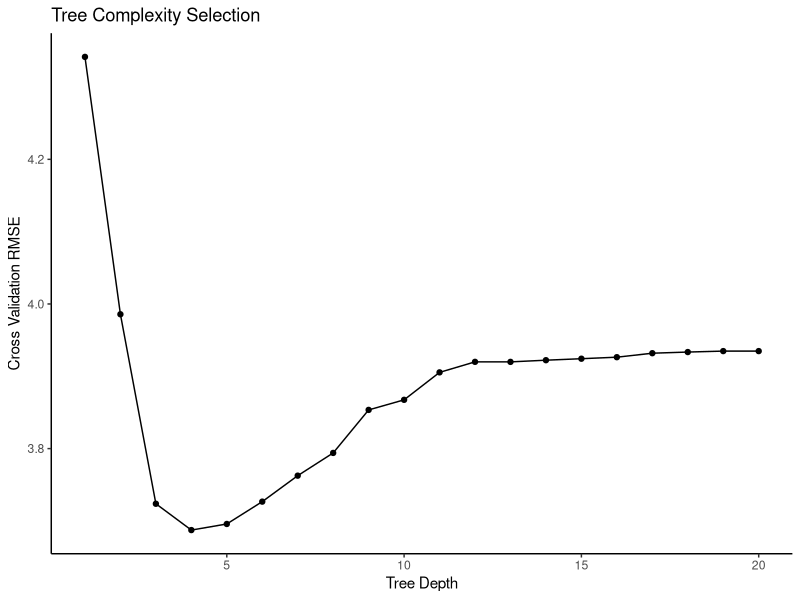

Write R code to recreate this figure.
## ---- chunk 1
knitr::opts_chunk$set(echo = TRUE)

library(haven)
library(randomForest)
library(rpart)
library(tidyverse)

atlas_training <- read_dta("atlas_training.dta")
## ---- chunk 2
# Chetty et al. (2020) report the following rank-rank regression pooling all 
# races and genders: Rank_{kids} =  33.31 + 0.351 *  Rank_{parents}
# 
# The average income rank for white parents today is the $57.9$th percentile. 
# We predict that the average white child will reach the following percentile 
# when they are adults:

parents_rank <- 57.9
kids_rank <- 33.31 + 0.351 * parents_rank
# kids_rank

# For the next generation, the predicted rank for the (average) white grandchild
# is:

parents_rank = kids_rank
kids_rank = 33.31 + 0.351 * parents_rank
# kids_rank

# Now we may want to study the predictions from this model across many 
# generations: the grandchilden, the great grandchildren, and the 
# great great grand children, and so on.  We can do this using a loop

generations <- seq(1,7,1) #This is for generations 1 through 7

parents_rank = 57.9 #This is the starting value for the parent's generation

# use a for loop to run the experiment
for(j in generations){ 
  #Calculate kid's predicted rank
  kids_rank <- 33.31 + 0.351 * parents_rank
  
  #Print the output to the console
  print(paste0("In generation ", j, ", parent_rank = ", parents_rank, ", child_rank = ", kids_rank))
  
  #Set parent's rank equal to kids' rank so we are ready for the next iteration
  parents_rank <- kids_rank
}

# Notice that the model predicts that the average white child will reach the
# 51.3rd percentile in generation 7, which is lower than where the first 
# generation started from (which you will recall was the $57.9$th percentile).  
# This is a reduction of around 6 percentiles.
# 
# Meanwhile, the average income rank for Black parents is the 32.7th percentile.
# If we apply the same rank-rank relationship between Black parents and Black 
# children that we did above, our model predicts that the average Black child 
# will reach the 44.9th percentile when they grow up, with further gains for 
# future generations.

generations <- seq(1,7,1) #This is for generations 1 through 7
parents_rank = 32.7 #This is the starting value for the parent's generation
for(j in generations){ 
  kids_rank <- 33.31 + 0.351 * parents_rank
  print(paste0("In generation ", j, ", parent_rank = ", parents_rank, ", child_rank = ", kids_rank))
  parents_rank <- kids_rank
}

# As you can see, this model predicts substantial improvements in outcomes for
# Black children across generations, with average gains of 12 percentiles in a 
# single generation.  The model makes the unrealistic prediction of convergence
# in outcomes across racial groups: By generation 7, both white and Black children
# are at the 51.3 percentile.  This result is unrealistic because racial disparities have persisted for many generations in the United States.
# 
# However, the model is incorrect: we know from Lab 2 and Lecture that Black 
# children and white children experience very different rates of upward mobility 
# across generations. In particular, Chetty et al. (2020) report the following 
# rank-rank regression for Black children:
# 
# Rank_{kids} =  25.4 + 0.28 *  Rank_{parents}
# 
# The prediction implied by this rank-rank graph is very different than the 
# previous calculations suggested.  To see this, in the first generation this 
# model predicts:

parents_rank = 32.7
kids_rank = 25.4 + 0.28 * parents_rank
# kids_rank

# In stark contrast to the predictions from the calculations earlier, here 
# there is hardly any predicted improvement in the income rank for Black children
# in generation 1.  To see what happens across generations, we can update our 
# loop:

generations <- seq(1,7,1) #This is for generations 1 through 7
parents_rank = 32.7 #This is the starting value for the parent's generation
for(j in generations){ 
  kids_rank = 25.4 + 0.28 * parents_rank
  print(paste0("In generation ", j, ", parent_rank = ", parents_rank, ", child_rank = ", kids_rank))
  parents_rank <- kids_rank
}

# As you can see, the income rank hardly improves at all for the second and 
# third generation, and eventually stabilizes after four generations at the 
# 35.3rd percentile. The 35.3rd percentile is the steady state (or fixed point)
# prediction for Black children, because the model predicts no further 
# improvement once average income reaches this level. 
# 
# In contrast, similar calculations would show that the 54.2nd percentile 
# is the steady state (or fixed point) of the model for white children. 
# These stark steady state gaps show that addressing racial disparities in 
# upward mobility is crucial for lessening racial disparities in the United States. 
# 
# ## Trying it on your own
# 
# Chetty, Hendren, Jones, and Porter (2020) report the following estimates 
# for Hispanic children: 
# 
# Rank_{kids} =  36.14 + 0.26 *  Rank_{parents}
# 
# The average income rank for Hispanic parents is the 36.17th percentile.  
#
# Write your own for loop to study the predictions from the model for Hispanic 
# children over the next 7 generations.

generations <- seq(1,7,1) #This is for generations 1 through 7
parents_rank = 36.17 #This is the starting value for the parent's generation
for(j in generations){ 
  kids_rank = 36.14 + 0.26 * parents_rank
  print(paste0("In generation ", j, ", parent_rank = ", parents_rank, ", child_rank = ", kids_rank))
  parents_rank <- kids_rank
}
# Using the output from your for loop, what is the steady state prediction for 
# Hispanic children?


## ---- chunk 3
#Open stata data set


#Store predictor variables which all start with P_*
vars <- colnames(atlas_training[,grep("^[P_]", names(atlas_training))])


#Data frame with just predictors P_* and kfr_pooled_pooled_p25
training <- subset(atlas_training, training==1, vars)
training$kfr_pooled_pooled_p25 <- atlas_training[atlas_training$training==1,]$kfr_pooled_pooled_p25


#-------------------------------------------------------------------------------
# Part 1: Decision tree with cross validation and two hand picked predictors
#-------------------------------------------------------------------------------

# Implement five-fold cross validation to choose the depth of a decision tree 
# that uses two of the predictors (your choice which predictors). Plot the 
# cross-validation out of sample root mean squared prediction error (CV RMSE) 
# versus the depth of the tree.

# Modify the code to change from 10 fold cross validation to 5
# and change the predictors that I use to two others of your choice

##Illustrate cross validation##
#K-fold Cross validation to select tree depth
# setup the experiment
n <- nrow(training) # the number of observations
K <- 5 # the number of `folds'

# create a copy of the training data
cv <- training

# create a vector of fold memberships (random order)
cv$foldid <- rep(1:K,each=ceiling(n/K))[sample(1:n)]

# create an empty data frame of results
B <- seq(1,20,1) #This is for depths for 1 to 20
OOS <- data.frame(fold=rep(NA,K*length(B) ), squarederror=rep(NA,K*length(B) ), maxdepth=rep(NA,K*length(B) )) 

# use a for loop to run the experiment
row <- 0
for(j in B){ 
  for(k in 1:K){ 
    row <- row + 1
    cvtrain <- subset(cv, foldid != k) # train on all but fold `k'
    cvfold <- subset(cv, foldid == k) # fold `k'
    
    # Fit tree on all but fold `k'
    cvtree <- rpart(kfr_pooled_pooled_p25 ~ P_26 + P_55,
                    data=cvtrain, 
                    maxdepth = c(j), 
                    cp=0) 
    
    
    #Get predictions for fold `k'
    predfull <- predict(cvtree, newdata=cvfold) # Get predictions for fold `k'
    
    #Calculate sum of squred errors for obs in fold `k'
    OOS$squarederror[row] <- sum((cvfold$kfr_pooled_pooled_p25 - predfull)^2) # Calculate prediction errors for fold `k'
    
    OOS$maxdepth[row] <- j # store the maxdepth
    
    OOS$fold[row] <- k # store the fold
    
  }
}

#Summarize the results
# OOS
# summary(OOS)

#Calculate the combined error across folds
ssr <- tapply(OOS$squarederror, OOS$maxdepth, sum)
ssr <- as.data.frame(ssr)
ssr$maxdepth <- seq(1,20,1)

#Calculate the CV RMSE
ssr$rmse <- sqrt(ssr$ssr / nrow(training))

#Display sum across folds for each bandwidth
ggplot(ssr, aes(x=maxdepth,y=rmse)) +
  geom_point() +
  geom_line() +
  labs(y = "Cross Validation RMSE",
       x = "Tree Depth") +
  labs(title = "Tree Complexity Selection") +
  theme_classic()

